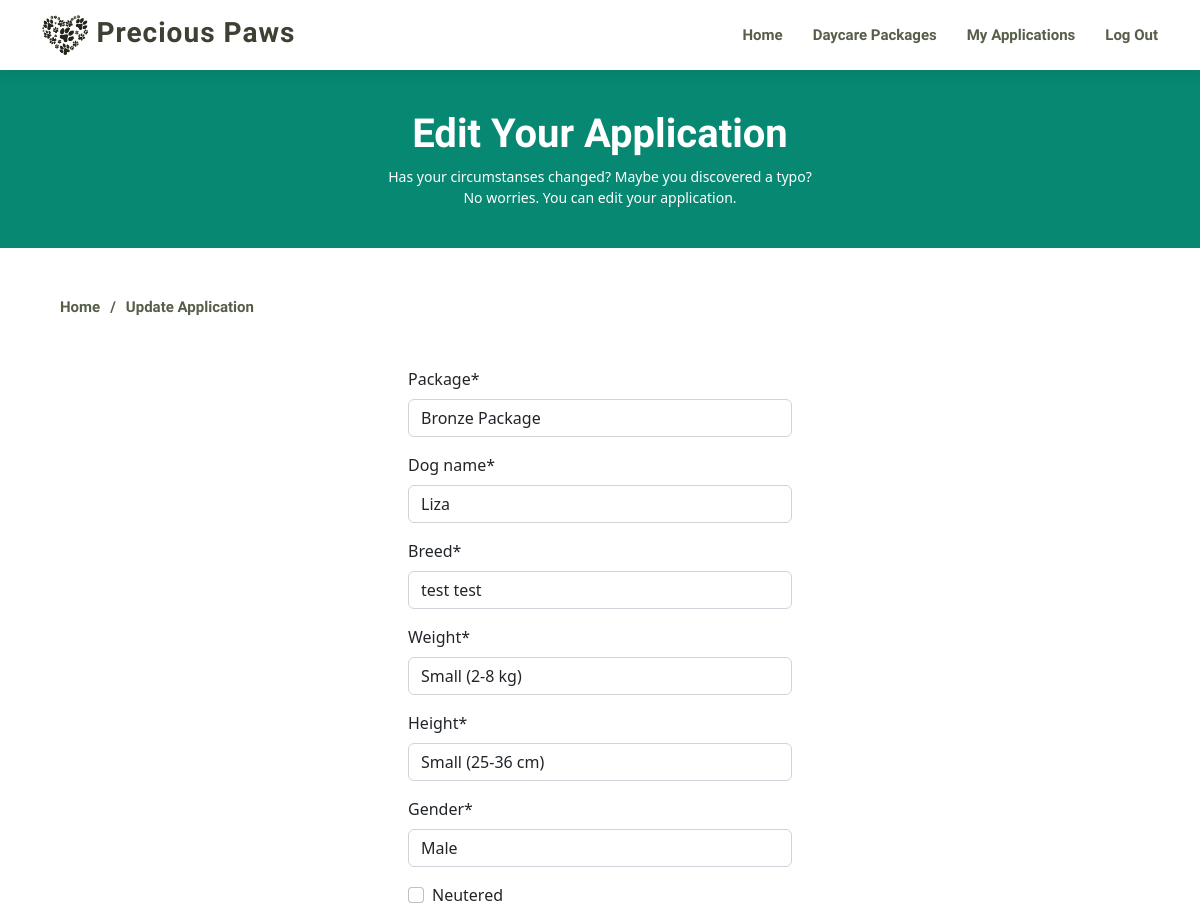
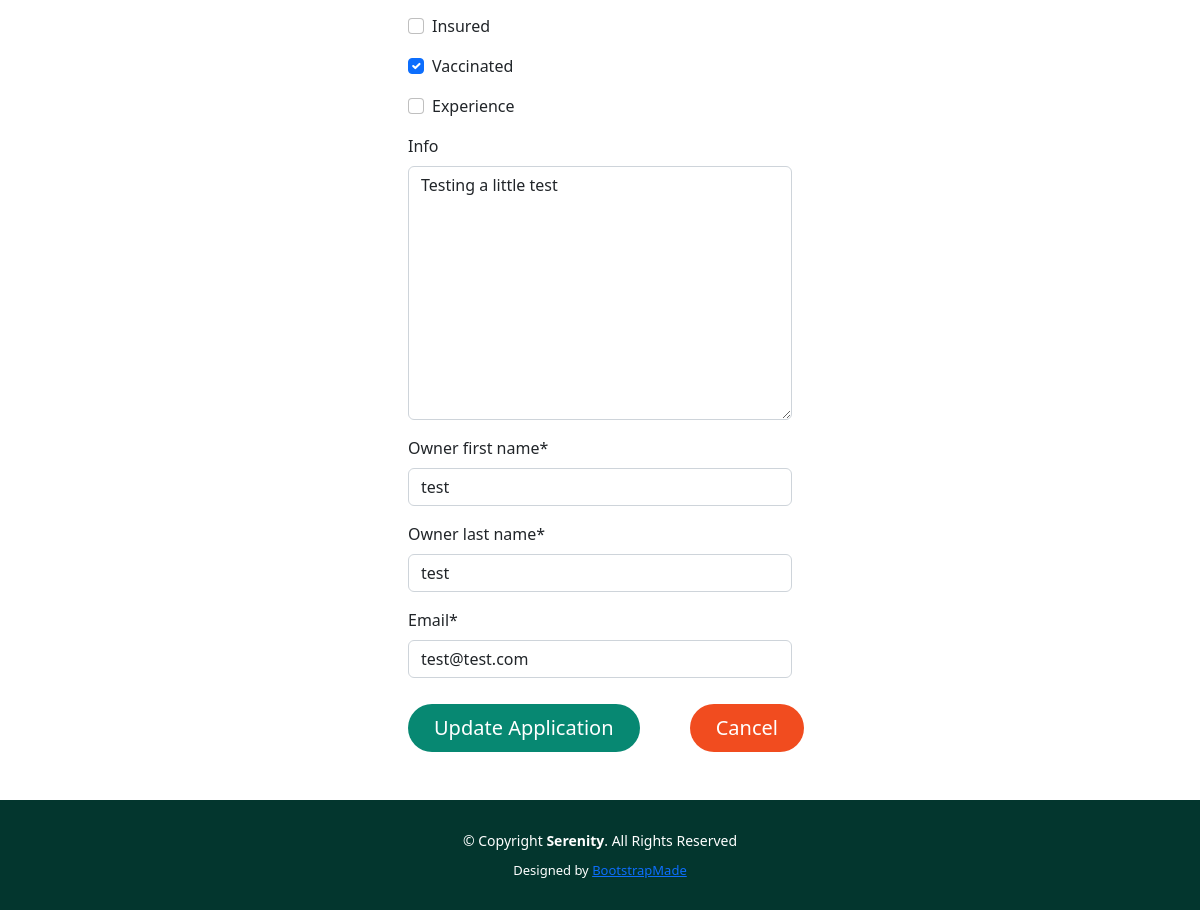
The page /edit_application/1/ (signed in) on the database as committed earlier (2 pictures, top to bottom).
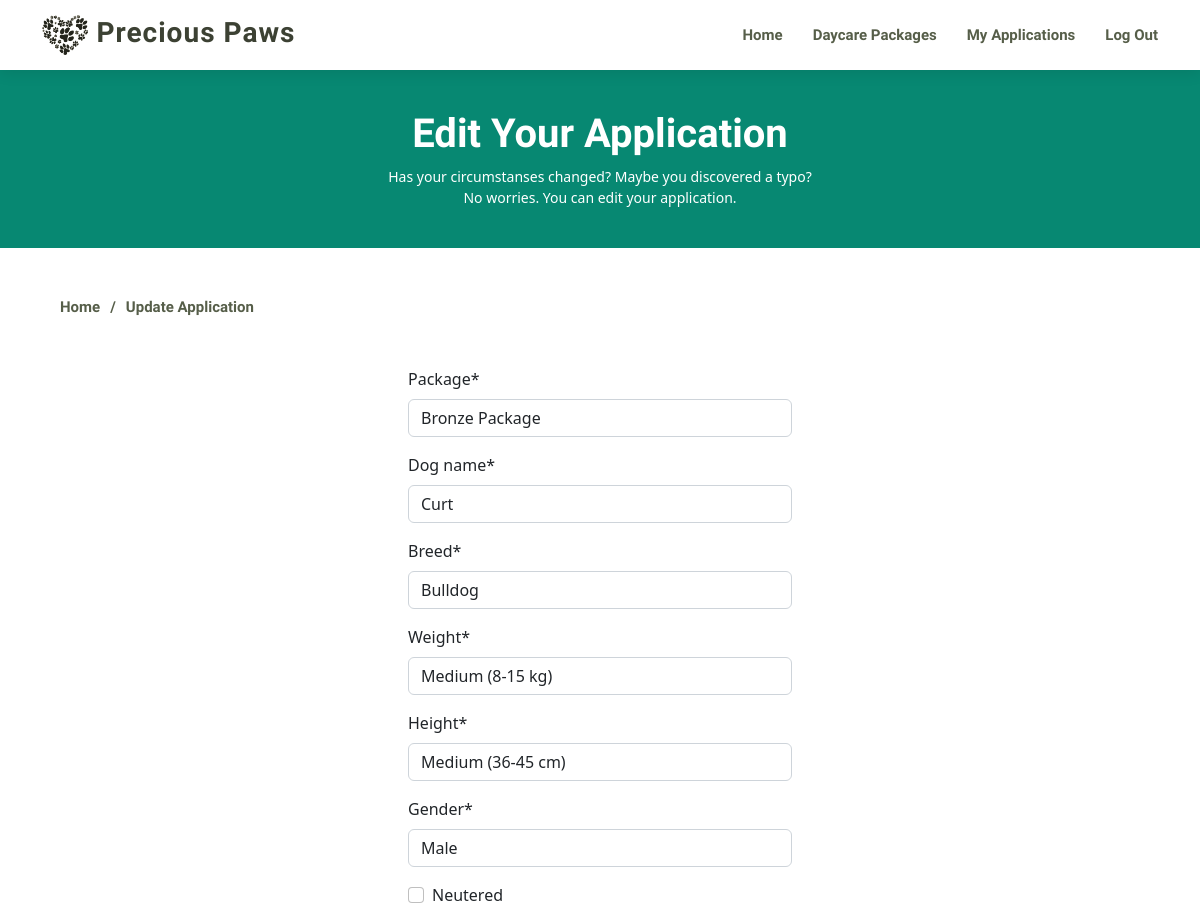
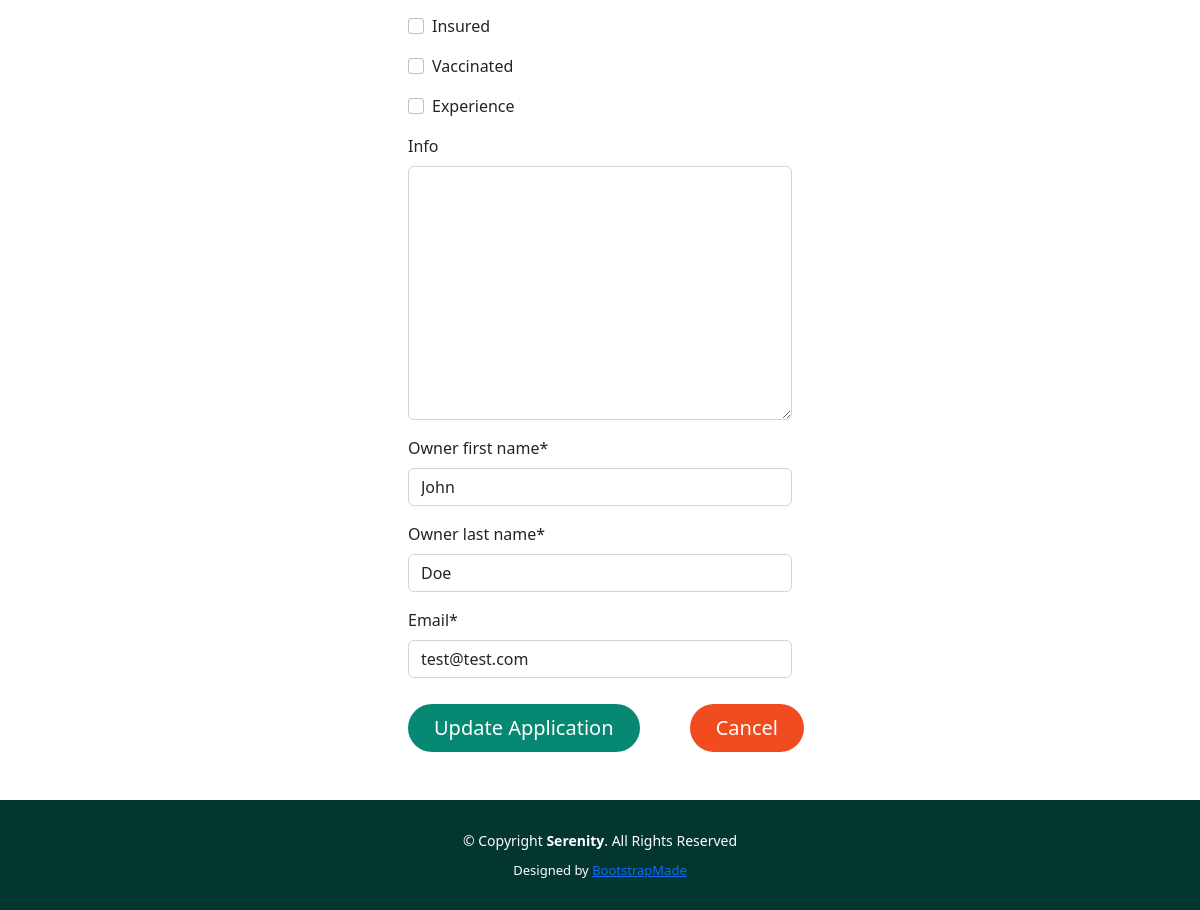
The same page on the database as committed later (2 pictures, top to bottom).
### daycare/models.py (models this page shows, shortened)
class Application(models.Model):
    PACKAGE = [
        (None, 'Pick a choice'),
        ('Iron', 'Iron Package'),
        ('Bronze', 'Bronze Package'),
        ('Silver', 'Silver Package'),
        ('Gold', 'Gold Package')
    ]
    STATUS = [
        (0, 'Pending'),
        (1, 'Approved'),
        (3, 'Rejected')
    ]
    WEIGHT_CHOICES = [
        (None, 'Pick a choice'),
        ('Mini', 'Mini (< 2 kg)'),
        ('Small', 'Small (2-8 kg)'),
        ('Medium', 'Medium (8-15 kg)'),
        ('Large', 'Large (> 15 kg)')
    ]
    HEIGHT_CHOICES = [
        (None, 'Pick a choice'),
        ('Mini', 'Mini (< 25 cm)'),
        ('Small', 'Small (25-36 cm)'),
        ('Medium', 'Medium (36-45 cm)'),
        ('Large', 'Large (> 45 cm)')
    ]
    GENDER_CHOICES = [
        (None, 'Pick a choice'),
        ('Male', 'Male'),
        ('Female', 'Female')
    ]
    dog_name = models.CharField(max_length=200, blank=False)
    author = models.CharField(max_length=80)
    created_on = models.DateTimeField(auto_now_add=True)
    status = models.IntegerField(choices=STATUS, default=0)
    package = models.CharField(
        max_length=10,
        choices=PACKAGE,
        default=None
        )
    breed = models.CharField(max_length=200, blank=False, default='')
    weight = models.CharField(
        max_length=10,
        choices=WEIGHT_CHOICES,
        default=None
        )
    height = models.CharField(
        max_length=10,
        choices=HEIGHT_CHOICES,
        default=None
        )
    gender = models.CharField(
        max_length=10,
        choices=GENDER_CHOICES,
        default=None
        )
    neutered = models.BooleanField(default=False)
    insured = models.BooleanField(default=False)
    vaccinated = models.BooleanField(default=False)
    experience = models.BooleanField(default=False)
    info = models.TextField(blank=True)
    owner_first_name = models.CharField(max_length=200, blank=False)
    owner_last_name = models.CharField(max_length=200, blank=False)
    email = models.EmailField(blank=False)
    class Meta:
        ordering = ['created_on']

### daycare/views.py (the view)
# urls.py: path('edit_application/<int:pk>/', views.EditApplication.as_view(), name='edit_application')
class EditApplication(UpdateView):
    model = Application
    template_name = 'edit_application.html'
    fields = (
            'package',
            'dog_name',
            'breed',
            'weight',
            'height',
            'gender',
            'neutered',
            'insured',
            'vaccinated',
            'experience',
            'info',
            'owner_first_name',
            'owner_last_name',
            'email',
        )
    pk_url_kwarg = 'pk'
    success_url = reverse_lazy('my_applications')

### templates/edit_application.html (shortened to what this page needs)
{% extends "base.html" %}
{% block content %}
{% load crispy_forms_tags %}
<main id="main">
    <section id="breadcrumbs" class="breadcrumbs">
        <div class="breadcrumb-hero">
            <div class="container">
                <div class="breadcrumb-hero">
                    <h1><strong>Edit Your Application</strong></h1>
                    <p>Has your circumstanses changed? Maybe you discovered a typo?</p>
                    <p>No worries. You can edit your application.</p>
                </div>
            </div>
        </div>
        <div class="container navbar">
            <ol>
                <li><a href="{% url 'home' %}">Home</a></li>
                <li class="crumb">Update Application</li>
            </ol>
        </div>
    </section>
    {% if user.is_authenticated %}
    <div class="row">
        <div class="col-4 container-sm mb-5">
            <form method="post">
                {{ form |crispy }}
                <button type="submit" class="btn btn-signup btn-lg" id="apply-button">Update Application</button>
                <a href="{% url 'my_applications' %}"><button type="button" class="btn btn-signup btn-lg" id="cancel-button">Cancel</button></a>
            </form>
        </div>
    </div>
    {% else %}
    <div class="row">
        <div class="col mb-5 min-vh-100">
            <h2 class="text-center">You need to be logged in to apply for daycare</h2>
        </div>
    </div>
    {% endif %}
</main>
{% endblock %}

Rows that differ between the two databases and show on the page:
changed Application "Bronze Package": dog_name "Liza" → "Curt"; breed "test test" → "Bulldog"; weight "Small (2-8 kg)" → "Medium (8-15 kg)"; height "Small (25-36 cm)" → "Medium (36-45 cm)"; vaccinated "☑" → "☐"; info "Testing a little test" → (not shown); owner_first_name "test" → "John"; owner_last_name "test" → "Doe"
